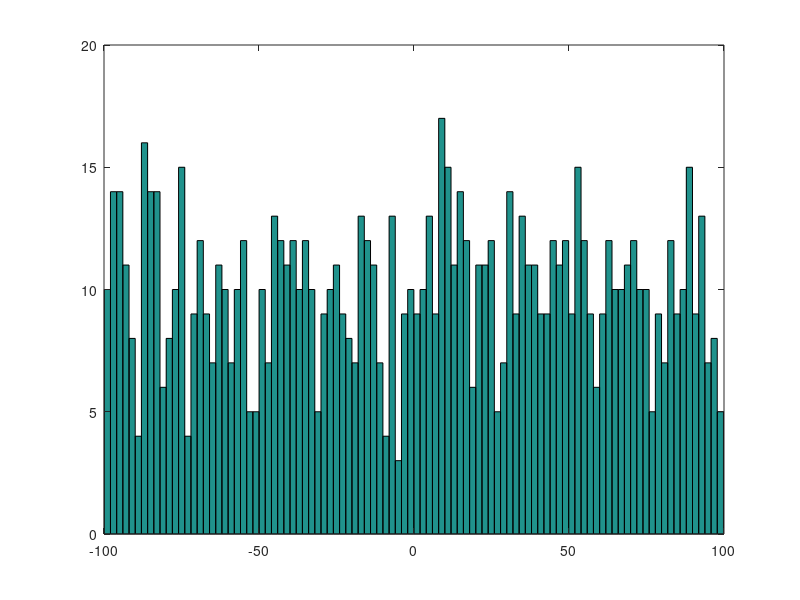
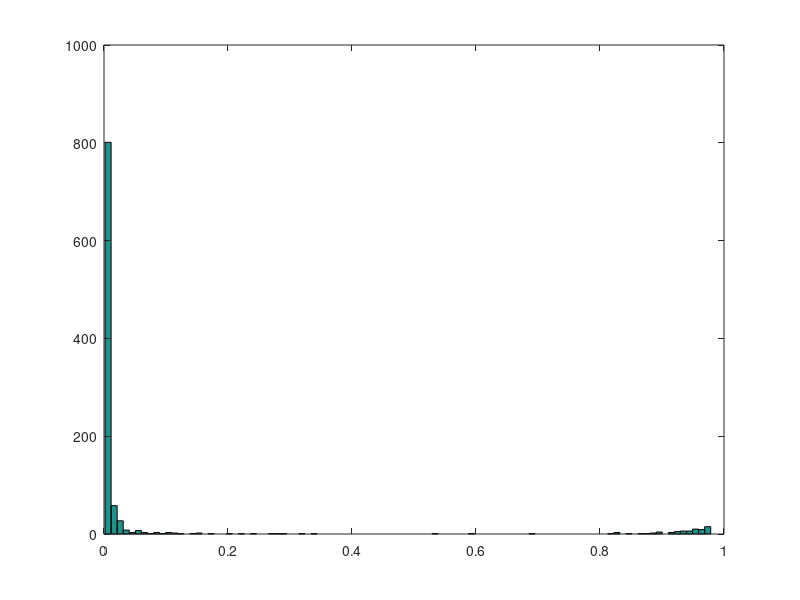

MATLAB code for these plots, in order:
close all;clc;clear;

mu=85;
sigma=10;
N=1000;
%x=normrnd(mu,sigma,1,N);
x=-100+200.*rand(1,N);

hist(x,100);

%y=1./(1+exp(-x+85));
y=atan(x-85)./pi+0.5;

figure
hist(y,100)